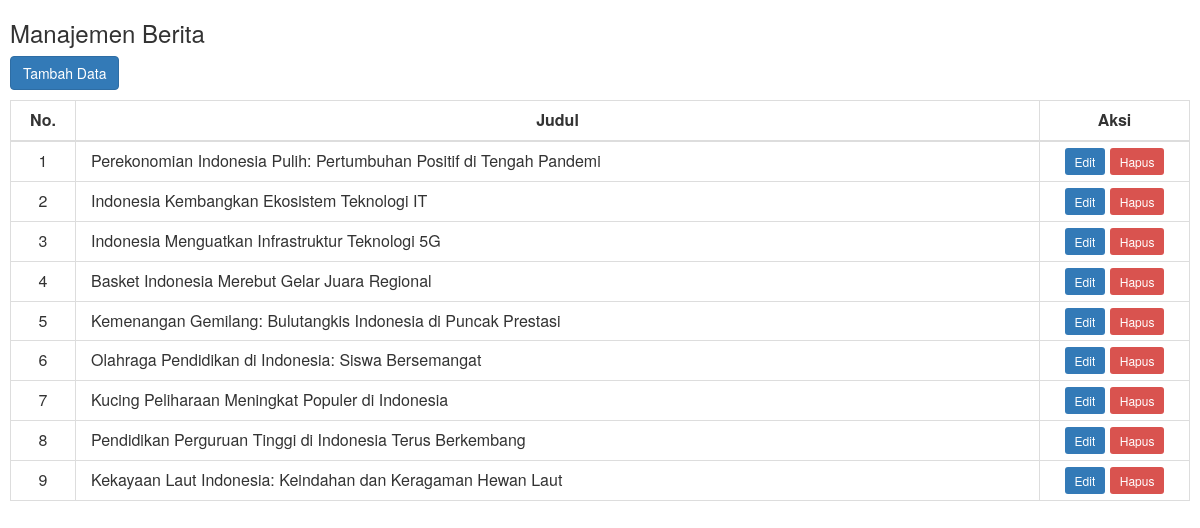
The page /admin/module/berita/berita.php on the database its author committed.
### tables this page shows
CREATE TABLE `berita` (
  `id` int(10) NOT NULL,
  `id_kategori` int(5) NOT NULL,
  `judul` varchar(200) NOT NULL,
  `isi` text NOT NULL,
  `tgl` date NOT NULL DEFAULT current_timestamp(),
  `id_user` int(5) NOT NULL
);

### admin/module/berita/berita.php (the view, shortened to what this page needs)
<link href="https://maxcdn.bootstrapcdn.com/bootstrap/3.3.7/css/bootstrap.min.css" rel="stylesheet">
<?php
if (isset($_GET['tipe'])) {
    if ($_GET['tipe'] == 'tambah') {
        echo "
            <h3>Tambah Data</h3>
            <form method='post' action='module/berita/proses_tambah.php'>
                <div class='form-group'>
                    <label for='judul'>Judul Berita</label>
                    <input type='text' name='judul' class='form-control' id='judul' size='100' />
                </div>
                <div class='form-group'>
                    <label for='kategori'>Kategori</label>
                    <select name='kategori' class='form-control'>";
                    ?>
                        <option disabled selected>Pilih Kategori Berita</option>
                    <?php
                    $sql=mysqli_query($mysqli, "SELECT * FROM kategori ORDER BY nm_kategori ASC");
                    while ($k=mysqli_fetch_array($sql)) {
                        echo "<option value='$k[id]'>$k[nm_kategori]</option>";
                    }
                    echo "</select>
                </div>
                <div class='form-group'>
                    <label for='isi'>Isi Berita</label>
                    <textarea name='isi' class='form-control'></textarea>
                </div>
                <button type='submit' class='btn btn-primary'>Simpan</button>
                <button type='button' class='btn btn-secondary' onClick='history.back();'>Batal</button>
            </form>";
    } elseif ($_GET['tipe'] == 'edit') {
        $sql = mysqli_query($mysqli, "SELECT * FROM berita where id='$_GET[id]'");
        $de = mysqli_fetch_array($sql);
        echo "
            <h3>Edit Data</h3>
            <form method='post' action='module/berita/proses_edit.php'>
                <input type='hidden' name='id' value='$de[id]' />
                <div class='form-group'>
                    <label for='judul'>Judul Berita</label>
                    <input type='text' name='judul' class='form-control' id='judul' size='100' value='$de[judul]' />
                </div>
                <div class='form-group'>
                    <label for='kategori'>Kategori</label>
                    <select name='kategori' class='form-control'>";
                    $sql=mysqli_query($mysqli, "SELECT * FROM kategori ORDER BY nm_kategori ASC");
                    while ($k=mysqli_fetch_array($sql)) {
                        echo "<option value='$k[id]'>$k[nm_kategori]</option>";
                    }
                    echo "</select>
                </div>
                <div class='form-group'>
                    <label for='isi'>Isi Berita</label>
                    <textarea name='isi' class='form-control'>$de[isi]</textarea>
                </div>
                <button type='submit' class='btn btn-primary'>Update</button>
                <button type='button' class='btn btn-secondary' onClick='history.back();'>Batal</button>
            </form>";
    }
} else {
?>
        <h3>Manajemen Berita</h3>
        <a href='?m=berita&tipe=tambah' class='btn btn-primary'>Tambah Data</a>
        <table class='table table-bordered'>
            <thead>
                <tr>
                    <th style='text-align: center;' width='65px'>No.</th>
                    <th style='text-align: center;'>Judul</th>
                    <th style='text-align: center;'>Aksi</th>
                </tr>
            </thead>
            <tbody>
                <?php
                $sql = mysqli_query($mysqli, "SELECT * FROM berita ORDER BY id ASC");
                $no = 1;
                while ($k = mysqli_fetch_array($sql)) {
                    echo "<tr>
                            <td align='center'>$no</td>
                            <td style='padding-left: 15px; padding-right: 15px; text-align: justify;'>$k[judul]</td>
                            <td align='center' width='150px'>
                                <a href='?m=berita&tipe=edit&id=$k[id]' class='btn-sm btn-primary'>Edit</a>
                                <a href='module/berita/proses_hapus.php?id=$k[id]'
                                    onClick='return confirm(\"Anda yakin akan menghapus?\")' class='btn-sm btn-danger'>Hapus</a>
                            </td>
                        </tr>";
                    $no++;
                }
                ?>
            </tbody>
        </table>
<?php
}
?>

### rows shown on the page
berita: judul "Perekonomian Indonesia Pulih: Pertumbuhan Positif di Tengah Pandemi"
berita: judul "Indonesia Kembangkan Ekosistem Teknologi IT"
berita: judul "Indonesia Menguatkan Infrastruktur Teknologi 5G"
berita: judul "Basket Indonesia Merebut Gelar Juara Regional"
berita: judul "Kemenangan Gemilang: Bulutangkis Indonesia di Puncak Prestasi"
berita: judul "Olahraga Pendidikan di Indonesia: Siswa Bersemangat"
berita: judul "Kucing Peliharaan Meningkat Populer di Indonesia"
berita: judul "Pendidikan Perguruan Tinggi di Indonesia Terus Berkembang"
berita: judul "Kekayaan Laut Indonesia: Keindahan dan Keragaman Hewan Laut"
